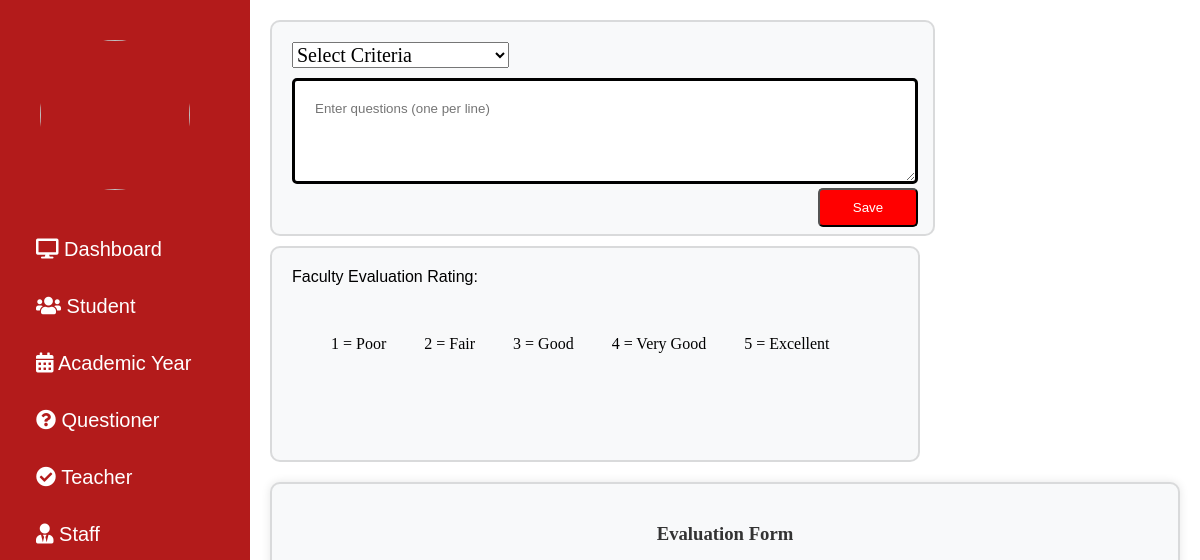
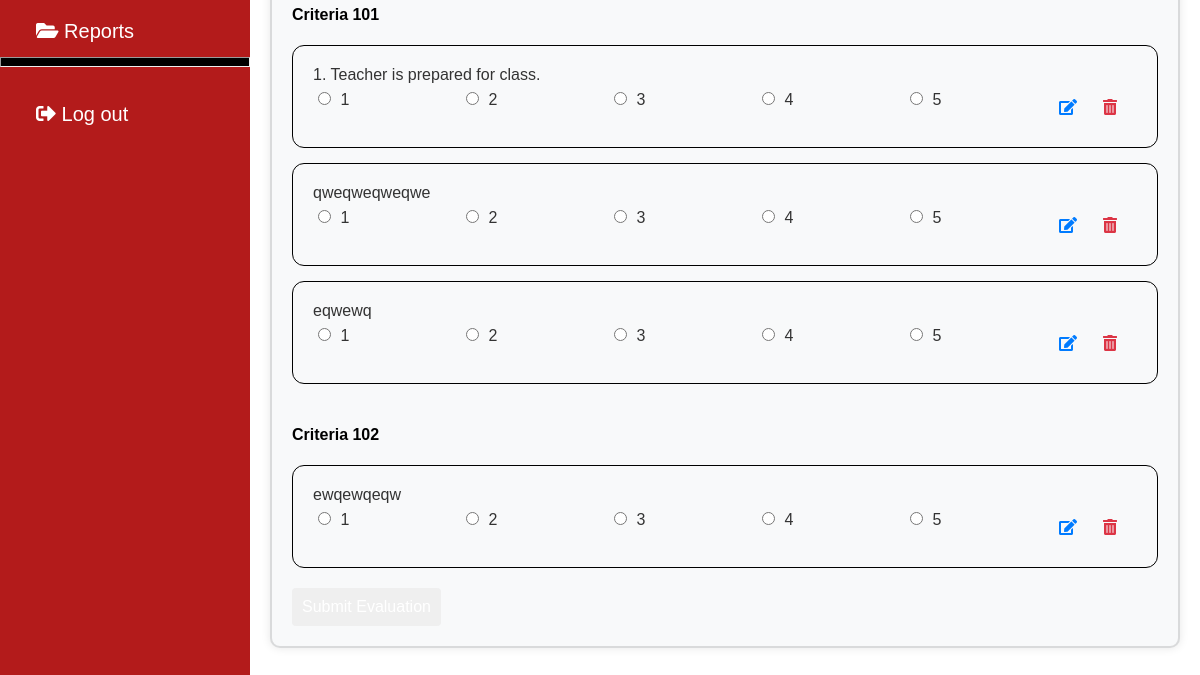
Before: /admin/questionnaire.php with the older database file (2 pictures, top to bottom).
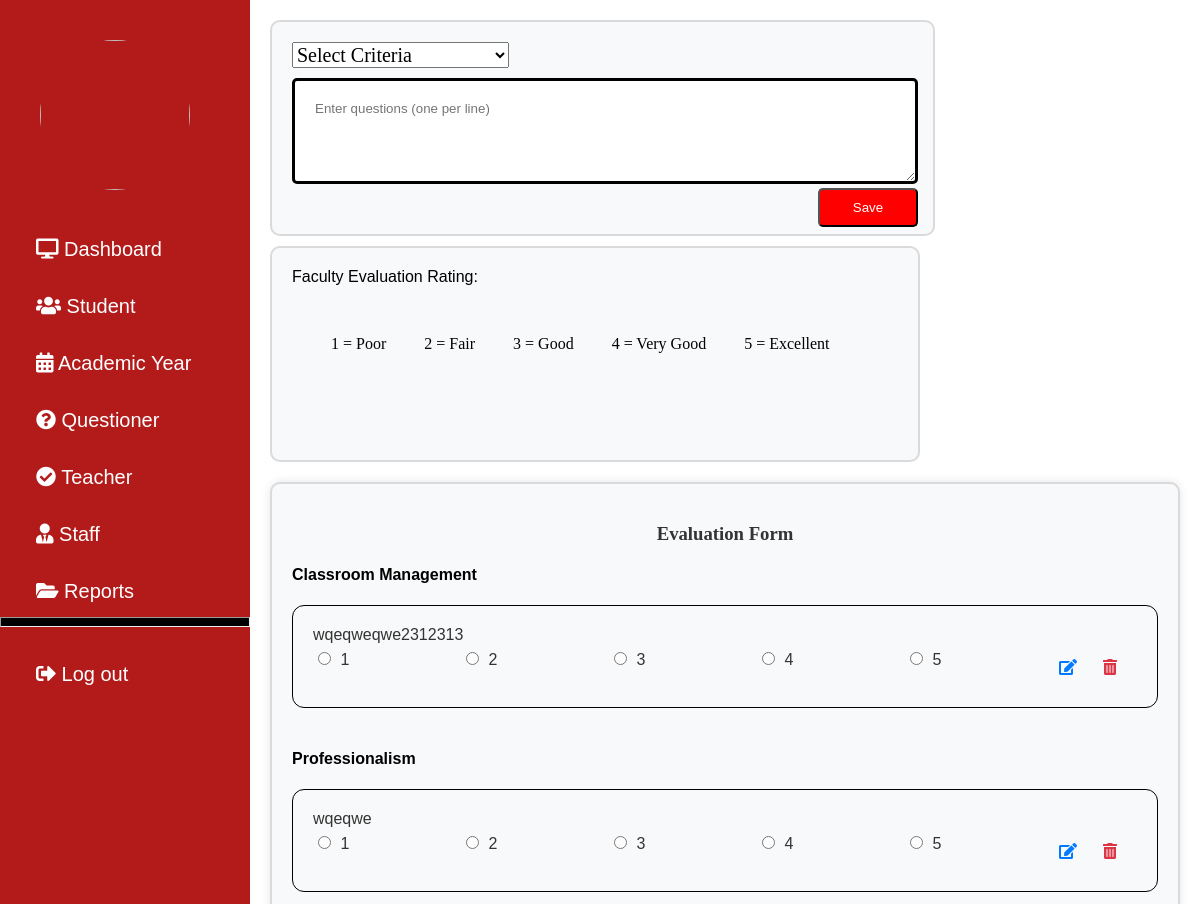
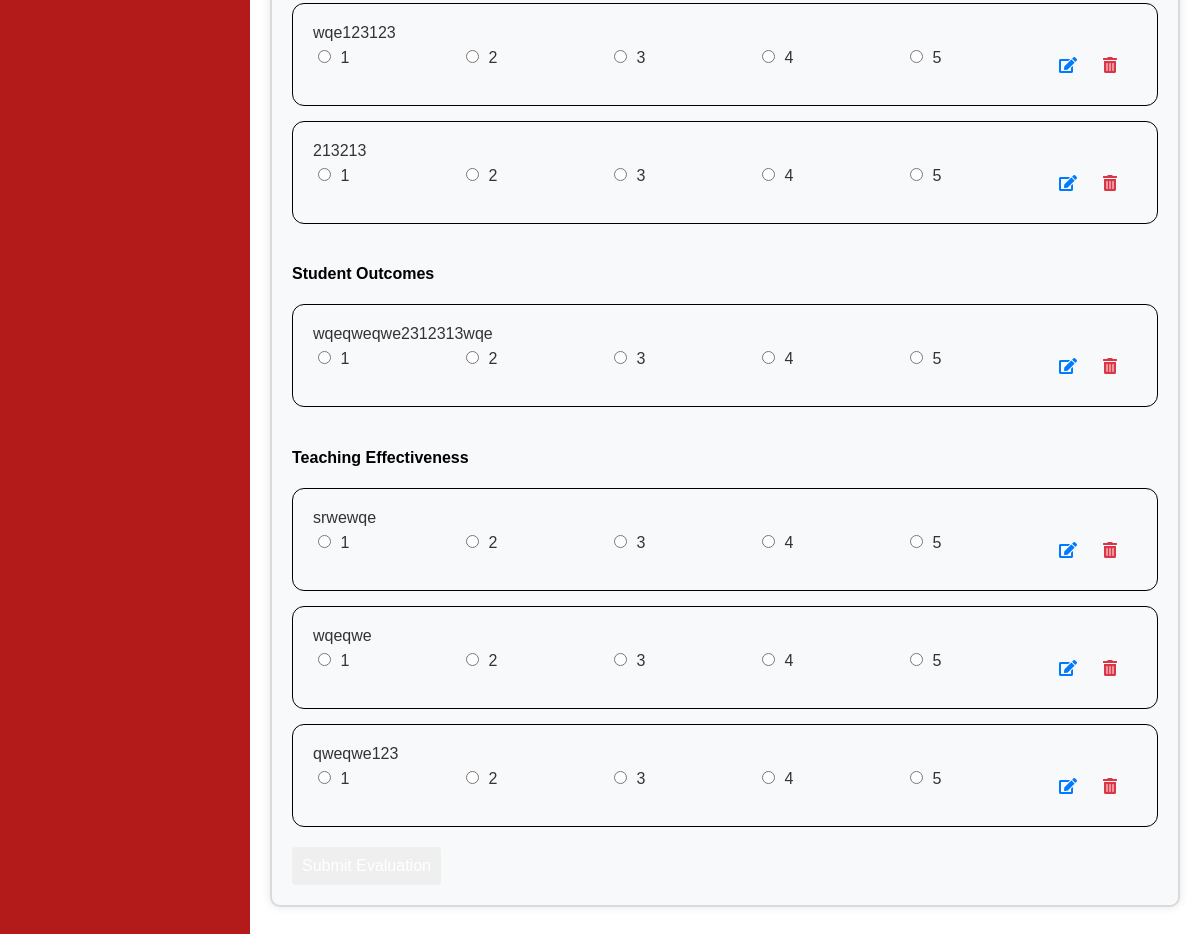
After: the same page with the newer database file (2 pictures, top to bottom).
### tables this page shows
CREATE TABLE `questions` (
  `id` int(255) NOT NULL,
  `criteria` varchar(255) NOT NULL,
  `question` text NOT NULL
);

### admin/fetch_questions.php (the view, shortened to what this page needs)
<?php
$servername = "localhost";
$username = "root";
$password = "";
$dbname = "faculty_db";
$conn = new mysqli($servername, $username, $password, $dbname);
$limit = 4;
$offset = isset($_GET['offset']) ? (int)$_GET['offset'] : 0;
$sql = "SELECT criteria, COUNT(*) as total
        FROM questions
        GROUP BY criteria";
$criteriaResult = $conn->query($sql);
if ($criteriaResult->num_rows > 0) {
    while ($criteriaRow = $criteriaResult->fetch_assoc()) {
        $criteria = $criteriaRow['criteria'];
        $questionsSql = "SELECT id, question
                         FROM questions
                         WHERE criteria = '$criteria'
                         LIMIT $limit OFFSET $offset";
        $questionsResult = $conn->query($questionsSql);
        if ($questionsResult->num_rows > 0) {
            echo '<div class="criteria-group">';
            echo "<h4>$criteria</h4>";
            while ($questionRow = $questionsResult->fetch_assoc()) {
                $question = $questionRow['question'];
                $questionId = $questionRow['id'];
                echo '<div class="form-group">';
                echo "<label>{$question}</label>";
                echo '<div class="radio-group">';
                for ($i = 1; $i <= 5; $i++) {
                    echo '<label>';
                    echo "<input type=\"radio\" name=\"{$criteria}-rating-{$question}\" value=\"$i\" required> $i";
                    echo '</label>';
                }
                echo '<div class="action-buttons">';
                echo '<button class="edit-btn" onclick="openEditModal(' . $questionId . ', \'' . addslashes($criteria) . '\', \'' . addslashes($question) . '\')"><i class="fas fa-edit"></i></button>';
                echo '<form method="post" action="delete_question.php" style="display:inline;">';
                echo '<button class="delete-btn" type="submit"><i class="fas fa-trash-alt"></i></button>';
                echo '</form>';
                echo '</div>';
                echo '</div>';
                echo '</div>';
            }
            echo '</div>';
        } else {
            echo "<p>No questions found for $criteria.</p>";
        }
    }
} else {
    echo "No criteria found.";
}
?>

### admin/questionnaire.php (shortened to what this page needs)
<!DOCTYPE html>
<html lang="en">
<head>
    <link rel="stylesheet" href="../Css/admin.css">
    <link rel="stylesheet" href="https://cdnjs.cloudflare.com/ajax/libs/font-awesome/5.12.1/css/all.min.css">
    <link rel="stylesheet" href="https://unicons.iconscout.com/release/v4.0.0/css/line.css" />
    <link rel="stylesheet" href="https://cdnjs.cloudflare.com/ajax/libs/font-awesome/4.7.0/css/font-awesome.min.css">
</head>
<body>
    <?php include 'sidebar.php'; ?>
    <div class="main content">
        <div class="row">
            <div class="column4">
                <div class="card4">
                <form id="questionForm" action="save_questions.php" method="post">
                    <div class="form-group1">
                    <select class="criteria" id="criteria" name="criteria" required>
                    <option value="">Select Criteria</option>
                </select>
                    </div>
                    <div class="form-group1">
                        <textarea name="questions" class="questions" id="questions" rows="4" placeholder="Enter questions (one per line)" required></textarea>
                        <button class="savebtn" type="submit">Save</button>
                    </div>
                </form>
                </div>
            </div>
            <div class="column5">
                <div class="card4">
                    <form>
                        <div class="form-group1">
                            <label for="rating">Faculty Evaluation Rating:</label><br>
                            <div class="rating-guidelines">
                                <div class="rating-item">
                                    <label for="rating5">5 = Excellent</label>
                                </div>
                                <div class="rating-item">
                                    <label for="rating4">4 = Very Good</label>
                                </div>
                                <div class="rating-item">
                                    <label for="rating3">3 = Good</label>
                                </div>
                                <div class="rating-item">
                                    <label for="rating2">2 = Fair</label>
                                </div>
                                <div class="rating-item">
                                    <label for="rating1">1 = Poor</label>
                                </div>
                            </div>
                        </div>
                    </form>
                </div>
            </div>
            <div class="evaluation-form">
                <h3>Evaluation Form</h3>
                <form id="evaluationForm" action="submit_evaluation.php" method="post">
                    <div id="dynamicFields">
                        <?php include 'fetch_questions.php'; ?>
                    </div>
                    <button type="submit">Submit Evaluation</button>
                </form>
            </div>
        </div>
    </div>
</body>
</html>

### admin/sidebar.php (shortened to what this page needs)
<!DOCTYPE html>
<html lang="en">
<head>
    <link rel="stylesheet" href="../Css/admin.css">
    <link rel="stylesheet" href="https://cdnjs.cloudflare.com/ajax/libs/font-awesome/4.7.0/css/font-awesome.min.css">
</head>
<body>
    <div class="sidenav" id="mySidenav">
        <img class="logo" src="../img/logo.png">
        <a href="admin.php"><i class="fas fa-desktop"></i> Dashboard</a>
        <a href="classes.php"><i class="fas fa-users"></i> Student</a>
        <a href="year.php"><i class="fas fa-calendar"></i> Academic Year</a>
        <a href="questionnaire.php"><i class="fas fa-question-circle"></i> Questioner</a>
        <a href="teacher.php"><i class="fas fa-check-circle"></i> Teacher</a>
        <a href="staff.php"><i class="fas fa-user-tie"></i> Staff</a>
        <a href="reports.php"><i class="fas fa-folder-open"></i> Reports</a>
        <hr>
        <a href="confirmLogout.php"><i class="fas fa-sign-out-alt"></i> Log out</a>
    </div>
</body>
</html>

### Css/admin.css (style rules this page uses)
body { font-family: 'Poppins', sans-serif; margin: 0; padding: 0; box-sizing: border-box; }
.sidenav { height: 100%; width: 250px; position: fixed; z-index: 1; left: 0; background-color: #b31b1b; overflow-x: hidden; transition: 0.3s; }
.sidenav a, .dropdown-btn { padding: 28px 8px 6px 36px; text-decoration: none; font-size: 20px; color: #ffff; display: block; background: none; width: 100%; text-align: left; cursor: pointer; outline: none; border-radius: 8px; }
.main { margin-left: 250px; font-size: 20px; padding: 20px; transition: margin-left 0.3s; }
hr { background-color: black; height: 8px; }
.row { display: flex; flex-wrap: wrap; }
.content { font-size: 16px; width: auto; display: block; background-color: #fff; bottom: 0; }
.logo { width: 150px; height: 150px; border-radius: 100px; margin-bottom: 20px; margin-left: 40px; margin-top: 40px; }

### admin/questionnaire.php (style rules this page uses)
.form-group1 { margin-bottom: 10px; }
.rating-guidelines { display: flex; flex-direction: row-reverse; margin-top: 10px; padding: 20px 20px; }
.rating-item { display: flex; align-items: center; margin: 19px; font-family: cursive; }
.column4 { background-color: #f4f4f4; float: left; width: 665px; padding: 20px; box-sizing: border-box; height: 27vh; display: flex; flex-wrap: wrap; background-color: #f8f9fa; border: 2px solid rgba(0, 0, 0, 0.125); border-radius: 10px; margin-right: 20px; margin-bottom: 10px; }
.column5 { background-color: #f4f4f4; float: left; width: 650px; padding: 20px; box-sizing: border-box; height: 27vh; display: flex; flex-wrap: wrap; background-color: #f8f9fa; border: 2px solid rgba(0, 0, 0, 0.125); border-radius: 10px; }
.form-group { padding: 20px; border-radius: 12px; margin-bottom: 20px; border: 1px black solid; }
.radio-group { display: flex; gap: 10px; }
.edit-btn, .delete-btn { background-color: transparent; border: none; cursor: pointer; font-size: 16px; margin-right: 10px; }
.edit-btn i, .delete-btn i { color: #007bff; }
.delete-btn i { color: #dc3545; }
.evaluation-form { width: 100%; max-width: 1600px; margin: 20px auto; padding: 20px; background-color: #f4f4f4; border-radius: 8px; box-shadow: 0 0 10px rgba(0, 0, 0, 0.1); border: 2px black solid; background-color: #f8f9fa; border: 2px solid rgba(0, 0, 0, 0.125); border-radius: 10px; }
.evaluation-form h3 { margin-bottom: 20px; text-align: center; color: #333; font-family: cursive; }
.evaluation-form .form-group { margin-bottom: 15px; }
.evaluation-form .form-group label { display: block; margin-bottom: 5px; color: #333; }
.evaluation-form .form-group input, .evaluation-form .form-group textarea, .evaluation-form .form-group select { width: 100%; padding: 10px; border: 1px solid #ccc; border-radius: 4px; box-sizing: border-box; font-size: 16px; color: #333; background-color: #fff; }
.evaluation-form .form-group input[type="radio"] { width: auto; margin-right: 10px; }
.evaluation-form .form-group .radio-group { display: flex; justify-content: space-between; }
.evaluation-form .form-group .radio-group label { flex: 1; }
.evaluation-form .form-group .radio-group input { margin-right: 5px; }
.evaluation-form button[type="submit"] { padding: 10px; border: none; border-radius: 4px; color: #fff; font-size: 16px; cursor: pointer; }
.questions { padding:20px; border-radius: 5px; border: 3px black solid; width: 580px; font-family: 'Poppins', sans-serif; }
.savebtn { padding:10px; width: 100px; background-color: red; border-radius: 5px; float:right; color: #fff; }
.criteria { font-size: 20px; font-family: 'math'; }

Changed rows visible on the page:
removed questions: question "1. Teacher is prepared for class.", shown under "Criteria 101"
removed questions: question "qweqweqweqwe", shown under "Criteria 101"
removed questions: question "eqwewq", shown under "Criteria 101"
removed questions: question "ewqewqeqw", shown under "Criteria 102"
added questions: question "wqeqweqwe2312313", shown under "Classroom Management"
added questions: question "wqeqwe", shown under "Professionalism"
added questions: question "wqe123123", shown under "Professionalism"
added questions: question "213213", shown under "Professionalism"
added questions: question "wqeqweqwe2312313wqe", shown under "Student Outcomes"
added questions: question "srwewqe", shown under "Teaching Effectiveness"
added questions: question "wqeqwe", shown under "Teaching Effectiveness"
added questions: question "qweqwe123", shown under "Teaching Effectiveness"
Other visible differences:
new list line: "Classroom Management"
new list line: "Professionalism"
new list line: "Student Outcomes"
new list line: "Teaching Effectiveness"
list line gone: "Criteria 101"
list line gone: "Criteria 102"
